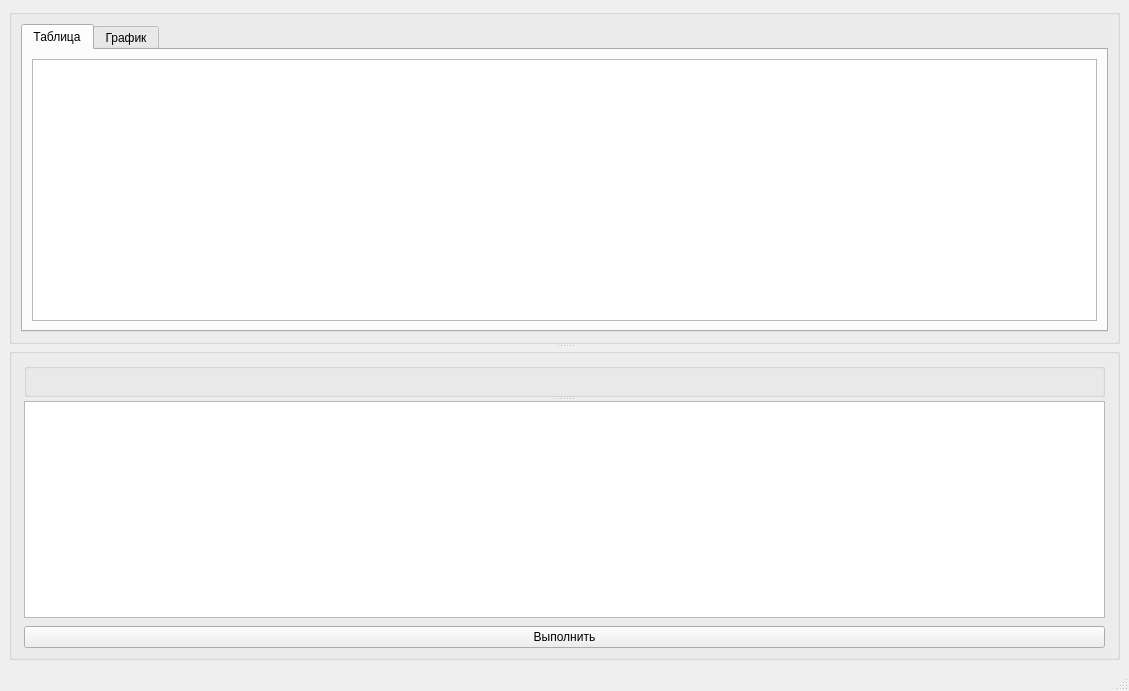
<?xml version="1.0" encoding="UTF-8"?>
<ui version="4.0">
 <class>MainWindow</class>
 <widget class="QMainWindow" name="MainWindow">
  <property name="geometry">
   <rect>
    <x>0</x>
    <y>0</y>
    <width>1129</width>
    <height>691</height>
   </rect>
  </property>
  <property name="windowTitle">
   <string>Просмотр архива</string>
  </property>
  <widget class="QWidget" name="centralwidget">
   <property name="layoutDirection">
    <enum>Qt::LeftToRight</enum>
   </property>
   <layout class="QGridLayout" name="gridLayout">
    <item row="0" column="0">
     <widget class="QSplitter" name="view_controls_splitter">
      <property name="orientation">
       <enum>Qt::Vertical</enum>
      </property>
      <widget class="QGroupBox" name="tableBox">
       <property name="title">
        <string/>
       </property>
       <layout class="QVBoxLayout" name="verticalLayout_3">
        <item>
         <widget class="QTabWidget" name="tabWidget">
          <property name="currentIndex">
           <number>0</number>
          </property>
          <widget class="QWidget" name="tableTab">
           <attribute name="title">
            <string>Таблица</string>
           </attribute>
           <layout class="QVBoxLayout" name="verticalLayout_2">
            <item>
             <widget class="CustomTableView" name="tableView"/>
            </item>
           </layout>
          </widget>
          <widget class="QWidget" name="plotTab">
           <attribute name="title">
            <string>График</string>
           </attribute>
           <layout class="QVBoxLayout" name="verticalLayout_4">
            <item>
             <widget class="QCustomPlot" name="plot" native="true"/>
            </item>
           </layout>
          </widget>
         </widget>
        </item>
       </layout>
      </widget>
      <widget class="QGroupBox" name="controlsBox">
       <property name="title">
        <string/>
       </property>
       <layout class="QVBoxLayout" name="verticalLayout">
        <property name="spacing">
         <number>8</number>
        </property>
        <property name="leftMargin">
         <number>12</number>
        </property>
        <property name="rightMargin">
         <number>12</number>
        </property>
        <item>
         <widget class="QSplitter" name="controls_query_splitter">
          <property name="orientation">
           <enum>Qt::Vertical</enum>
          </property>
          <widget class="QGroupBox" name="controlPanel">
           <property name="layoutDirection">
            <enum>Qt::LeftToRight</enum>
           </property>
           <property name="title">
            <string/>
           </property>
          </widget>
          <widget class="QTextEdit" name="queryEdit">
           <property name="whatsThis">
            <string extracomment="Введите запрос"/>
           </property>
          </widget>
         </widget>
        </item>
        <item>
         <widget class="QPushButton" name="sendQuery">
          <property name="sizePolicy">
           <sizepolicy hsizetype="Minimum" vsizetype="Fixed">
            <horstretch>0</horstretch>
            <verstretch>0</verstretch>
           </sizepolicy>
          </property>
          <property name="whatsThis">
           <string extracomment="Выполнить запрос"/>
          </property>
          <property name="text">
           <string>Выполнить</string>
          </property>
         </widget>
        </item>
       </layout>
      </widget>
     </widget>
    </item>
   </layout>
  </widget>
  <widget class="QStatusBar" name="statusbar">
   <property name="whatsThis">
    <string extracomment="status"/>
   </property>
  </widget>
 </widget>
 <customwidgets>
  <customwidget>
   <class>QCustomPlot</class>
   <extends>QWidget</extends>
   <header>qcustomplot.h</header>
   <container>1</container>
  </customwidget>
  <customwidget>
   <class>CustomTableView</class>
   <extends>QTableView</extends>
   <header>customtableview.h</header>
  </customwidget>
 </customwidgets>
 <resources/>
 <connections/>
</ui>
